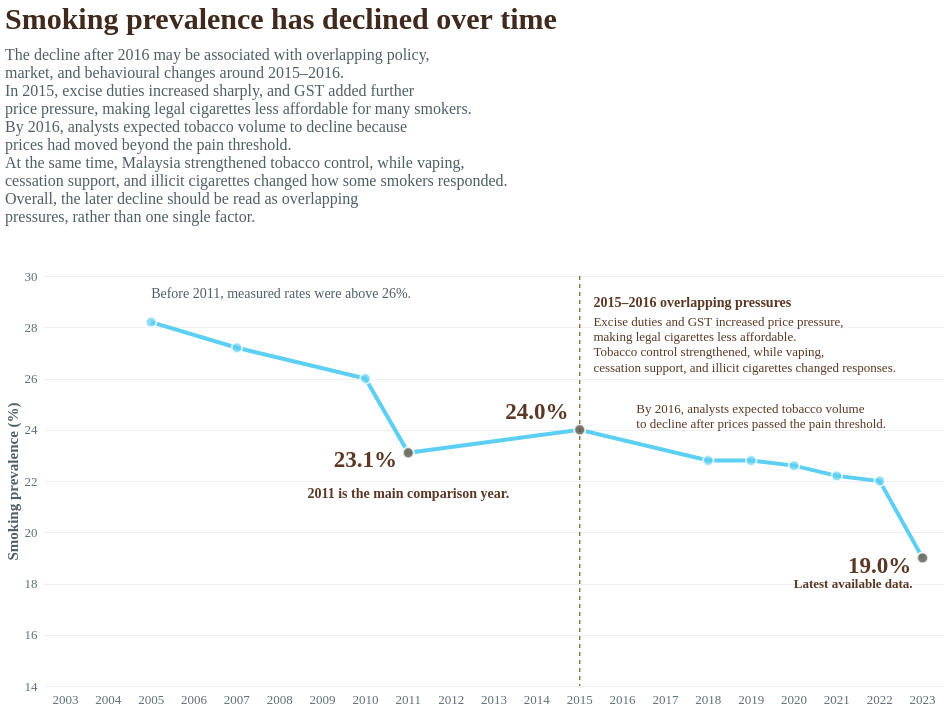

Write the Vega-Lite specification saved for this chart.
### Vega-Lite specification from a JSON file in a GitHub repository (floating-point values rounded to 4 significant figures)
{"$schema": "https://vega.github.io/schema/vega-lite/v5.json", "description": "National smoking prevalence trend in Malaysia from 2005 to 2023.", "width": 900, "height": 410, "background": "white", "title": {"text": "Smoking prevalence has declined over time", "subtitle": ["The decline after 2016 may be associated with overlapping policy,", "market, and behavioural changes around 2015–2016.", "In 2015, excise duties increased sharply, and GST added further", "price pressure, making legal cigarettes less affordable for many smokers.", "By 2016, analysts expected tobacco volume to decline because", "prices had moved beyond the pain threshold.", "At the same time, Malaysia strengthened tobacco control, while vaping,", "cessation support, and illicit cigarettes changed how some smokers responded.", "Overall, the later decline should be read as overlapping", "pressures, rather than one single factor."], "font": "Crimson Text", "fontSize": 30, "fontWeight": "bold", "color": "#3f2a1d", "subtitleFont": "Source Sans Pro", "subtitleFontSize": 16, "subtitleColor": "#4f5f66", "anchor": "start", "offset": 45, "subtitlePadding": 12}, "data": {"values": [{"Year": 2005, "Prevalence": 28.2}, {"Year": 2007, "Prevalence": 27.2}, {"Year": 2010, "Prevalence": 26.0}, {"Year": 2011, "Prevalence": 23.1}, {"Year": 2015, "Prevalence": 24.0}, {"Year": 2018, "Prevalence": 22.8}, {"Year": 2019, "Prevalence": 22.8}, {"Year": 2020, "Prevalence": 22.6}, {"Year": 2021, "Prevalence": 22.2}, {"Year": 2022, "Prevalence": 22.0}, {"Year": 2023, "Prevalence": 19.0}]}, "layer": [{"mark": {"type": "line", "point": false, "strokeWidth": 4, "color": "#5ccff2"}, "encoding": {"x": {"field": "Year", "type": "ordinal", "axis": {"title": null, "labelAngle": 0, "labelFont": "Source Sans Pro", "labelFontSize": 13, "labelColor": "#5f6f77", "domain": false, "tickColor": "#ffffff"}, "scale": {"domain": [2003, 2004, 2005, 2006, 2007, 2008, 2009, 2010, 2011, 2012, 2013, 2014, 2015, 2016, 2017, 2018, 2019, 2020, 2021, 2022, 2023]}}, "y": {"field": "Prevalence", "type": "quantitative", "scale": {"domain": [15, 30]}, "axis": {"title": "Smoking prevalence (%)", "titleFont": "Source Sans Pro", "titleFontSize": 15, "titleFontWeight": "bold", "titleColor": "#4f5f66", "labelFont": "Source Sans Pro", "labelFontSize": 13, "labelColor": "#5f6f77", "grid": true, "gridColor": "#eeeeee", "tickColor": "#ffffff", "domain": false}}}}, {"mark": {"type": "point", "filled": true, "size": 110, "color": "#5ccff2", "stroke": "white", "strokeWidth": 2}, "encoding": {"x": {"field": "Year", "type": "ordinal", "scale": {"domain": [2003, 2004, 2005, 2006, 2007, 2008, 2009, 2010, 2011, 2012, 2013, 2014, 2015, 2016, 2017, 2018, 2019, 2020, 2021, 2022, 2023]}}, "y": {"field": "Prevalence", "type": "quantitative"}}}, {"data": {"values": [{"Year": 2011, "Prevalence": 23.1}, {"Year": 2015, "Prevalence": 24.0}, {"Year": 2023, "Prevalence": 19.0}]}, "mark": {"type": "point", "filled": true, "size": 120, "color": "#6f4e37", "stroke": "white", "strokeWidth": 2}, "encoding": {"x": {"field": "Year", "type": "ordinal"}, "y": {"field": "Prevalence", "type": "quantitative"}}}, {"data": {"values": [{"Year": 2010, "Prevalence": 22.1, "Label": "23.1%"}, {"Year": 2014, "Prevalence": 24.0, "Label": "24.0%"}, {"Year": 2022, "Prevalence": 18.0, "Label": "19.0%"}]}, "mark": {"type": "text", "font": "Crimson Text", "fontSize": 23, "fontWeight": "bold", "color": "#5a3825", "dy": -18}, "encoding": {"x": {"field": "Year", "type": "ordinal"}, "y": {"field": "Prevalence", "type": "quantitative"}, "text": {"field": "Label"}}}, {"data": {"values": [{"Year": 2005, "Prevalence": 28.2, "Text": "Before 2011, measured rates were above 26%."}]}, "mark": {"type": "text", "align": "left", "baseline": "middle", "font": "Source Sans Pro", "fontSize": 14, "color": "#4f5f66", "dx": 0, "dy": -28}, "encoding": {"x": {"field": "Year", "type": "ordinal"}, "y": {"field": "Prevalence", "type": "quantitative"}, "text": {"field": "Text"}}}, {"data": {"values": [{"Year": 2011, "Prevalence": 21.5, "Text": "2011 is the main comparison year."}]}, "mark": {"type": "text", "align": "center", "baseline": "middle", "font": "Source Sans Pro", "fontSize": 14, "fontWeight": "bold", "color": "#5a3825"}, "encoding": {"x": {"field": "Year", "type": "ordinal"}, "y": {"field": "Prevalence", "type": "quantitative"}, "text": {"field": "Text"}}}, {"data": {"values": [{"Year": 2015, "Prevalence": 24.0}]}, "mark": {"type": "rule", "stroke": "#7a4a2a", "strokeWidth": 1.4, "strokeDash": [4, 4], "opacity": 0.8}, "encoding": {"x": {"field": "Year", "type": "ordinal"}}}, {"data": {"values": [{"Year": 2017, "Prevalence": 29.0, "Text": "2015–2016 overlapping pressures"}]}, "mark": {"type": "text", "align": "left", "baseline": "top", "font": "Source Sans Pro", "fontSize": 14, "fontWeight": "bold", "color": "#5a3825", "dx": -72, "dy": -6}, "encoding": {"x": {"field": "Year", "type": "ordinal"}, "y": {"field": "Prevalence", "type": "quantitative"}, "text": {"field": "Text"}}}, {"data": {"values": [{"Year": 2017, "Prevalence": 28.3, "Text": "Excise duties and GST increased price pressure,"}]}, "mark": {"type": "text", "align": "left", "baseline": "top", "font": "Source Sans Pro", "fontSize": 13, "color": "#5a3825", "dx": -72, "dy": -4}, "encoding": {"x": {"field": "Year", "type": "ordinal"}, "y": {"field": "Prevalence", "type": "quantitative"}, "text": {"field": "Text"}}}, {"data": {"values": [{"Year": 2017, "Prevalence": 27.7, "Text": "making legal cigarettes less affordable."}]}, "mark": {"type": "text", "align": "left", "baseline": "top", "font": "Source Sans Pro", "fontSize": 13, "color": "#5a3825", "dx": -72, "dy": -4}, "encoding": {"x": {"field": "Year", "type": "ordinal"}, "y": {"field": "Prevalence", "type": "quantitative"}, "text": {"field": "Text"}}}, {"data": {"values": [{"Year": 2017, "Prevalence": 27.1, "Text": "Tobacco control strengthened, while vaping,"}]}, "mark": {"type": "text", "align": "left", "baseline": "top", "font": "Source Sans Pro", "fontSize": 13, "color": "#5a3825", "dx": -72, "dy": -4}, "encoding": {"x": {"field": "Year", "type": "ordinal"}, "y": {"field": "Prevalence", "type": "quantitative"}, "text": {"field": "Text"}}}, {"data": {"values": [{"Year": 2017, "Prevalence": 26.5, "Text": "cessation support, and illicit cigarettes changed responses."}]}, "mark": {"type": "text", "align": "left", "baseline": "top", "font": "Source Sans Pro", "fontSize": 13, "color": "#5a3825", "dx": -72, "dy": -4}, "encoding": {"x": {"field": "Year", "type": "ordinal"}, "y": {"field": "Prevalence", "type": "quantitative"}, "text": {"field": "Text"}}}, {"data": {"values": [{"Year": 2018, "Prevalence": 24.9, "Text": "By 2016, analysts expected tobacco volume"}]}, "mark": {"type": "text", "align": "left", "baseline": "top", "font": "Source Sans Pro", "fontSize": 13, "color": "#5a3825", "dx": -72, "dy": -4}, "encoding": {"x": {"field": "Year", "type": "ordinal"}, "y": {"field": "Prevalence", "type": "quantitative"}, "text": {"field": "Text"}}}, {"data": {"values": [{"Year": 2018, "Prevalence": 24.3, "Text": "to decline after prices passed the pain threshold."}]}, "mark": {"type": "text", "align": "left", "baseline": "top", "font": "Source Sans Pro", "fontSize": 13, "color": "#5a3825", "dx": -72, "dy": -4}, "encoding": {"x": {"field": "Year", "type": "ordinal"}, "y": {"field": "Prevalence", "type": "quantitative"}, "text": {"field": "Text"}}}, {"data": {"values": [{"Year": 2023, "Prevalence": 18.0, "Text": "Latest available data."}]}, "mark": {"type": "text", "align": "right", "baseline": "middle", "font": "Source Sans Pro", "fontSize": 13, "fontWeight": "bold", "color": "#5a3825", "dx": -10}, "encoding": {"x": {"field": "Year", "type": "ordinal"}, "y": {"field": "Prevalence", "type": "quantitative"}, "text": {"field": "Text"}}}], "config": {"view": {"stroke": null}, "axis": {"labelFont": "Source Sans Pro", "titleFont": "Source Sans Pro"}}}
